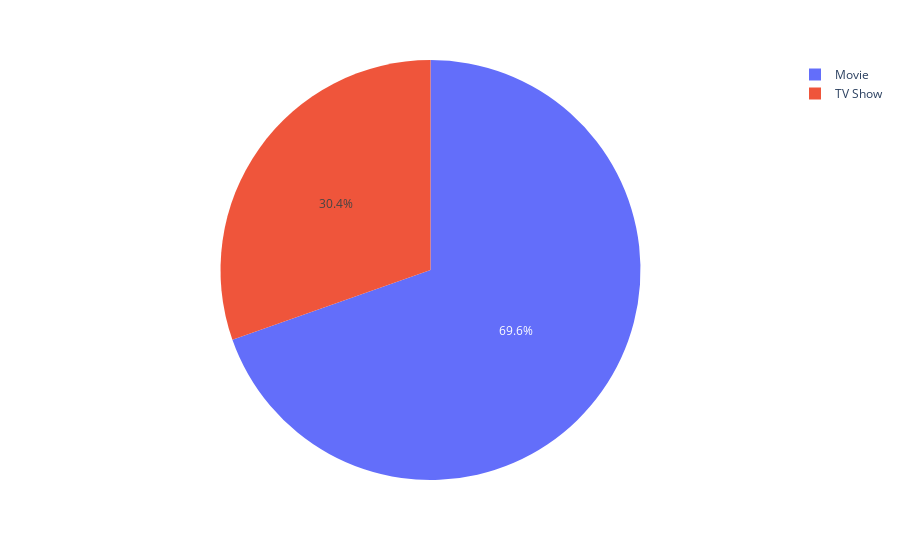

This figure's notebook cell:
### Code cell
x=data["type"].value_counts().reset_index()
px.pie(x,values="type",names="index")

### Figure 1 — Plotly figure (JSON) as saved in the notebook; plotly's stock layout.template omitted (floating-point values rounded to 4 significant figures)
{"data": [{"domain": {"x": [0, 1], "y": [0, 1]}, "hovertemplate": "index=%{label}<br>type=%{value}<extra></extra>", "labels": ["Movie", "TV Show"], "legendgroup": "", "name": "", "showlegend": true, "type": "pie", "values": [6131, 2676]}], "layout": {"legend": {"tracegroupgap": 0}, "margin": {"t": 60}}}
